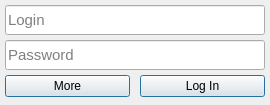
<?xml version="1.0" encoding="UTF-8"?>
<ui version="4.0">
 <class>PasswordManager</class>
 <widget class="QMainWindow" name="PasswordManager">
  <property name="geometry">
   <rect>
    <x>0</x>
    <y>0</y>
    <width>270</width>
    <height>100</height>
   </rect>
  </property>
  <property name="sizePolicy">
   <sizepolicy hsizetype="Preferred" vsizetype="Preferred">
    <horstretch>0</horstretch>
    <verstretch>0</verstretch>
   </sizepolicy>
  </property>
  <property name="minimumSize">
   <size>
    <width>0</width>
    <height>0</height>
   </size>
  </property>
  <property name="maximumSize">
   <size>
    <width>16777215</width>
    <height>16777215</height>
   </size>
  </property>
  <property name="windowTitle">
   <string>Password Manager</string>
  </property>
  <widget class="QWidget" name="centralWidget">
   <property name="styleSheet">
    <string notr="true"/>
   </property>
   <layout class="QHBoxLayout" name="horizontalLayout">
    <property name="spacing">
     <number>0</number>
    </property>
    <property name="sizeConstraint">
     <enum>QLayout::SetNoConstraint</enum>
    </property>
    <property name="leftMargin">
     <number>0</number>
    </property>
    <property name="topMargin">
     <number>0</number>
    </property>
    <property name="rightMargin">
     <number>0</number>
    </property>
    <property name="bottomMargin">
     <number>0</number>
    </property>
    <item>
     <widget class="QStackedWidget" name="mainStackedWidget">
      <property name="styleSheet">
       <string notr="true">QWidget[page=true] { background: grey; }</string>
      </property>
      <property name="currentIndex">
       <number>0</number>
      </property>
      <widget class="QWidget" name="loginPage">
       <property name="baseSize">
        <size>
         <width>270</width>
         <height>100</height>
        </size>
       </property>
       <property name="styleSheet">
        <string notr="true"/>
       </property>
       <property name="page" stdset="0">
        <bool>true</bool>
       </property>
       <widget class="AnimatedQLineEdit" name="loginEdit">
        <property name="geometry">
         <rect>
          <x>5</x>
          <y>5</y>
          <width>260</width>
          <height>30</height>
         </rect>
        </property>
        <property name="sizePolicy">
         <sizepolicy hsizetype="Expanding" vsizetype="Fixed">
          <horstretch>0</horstretch>
          <verstretch>0</verstretch>
         </sizepolicy>
        </property>
        <property name="minimumSize">
         <size>
          <width>260</width>
          <height>0</height>
         </size>
        </property>
        <property name="font">
         <font>
          <pointsize>11</pointsize>
         </font>
        </property>
        <property name="placeholderText">
         <string>Login</string>
        </property>
       </widget>
       <widget class="AnimatedQLineEdit" name="passwordEdit">
        <property name="geometry">
         <rect>
          <x>5</x>
          <y>40</y>
          <width>260</width>
          <height>30</height>
         </rect>
        </property>
        <property name="sizePolicy">
         <sizepolicy hsizetype="Expanding" vsizetype="Fixed">
          <horstretch>0</horstretch>
          <verstretch>0</verstretch>
         </sizepolicy>
        </property>
        <property name="minimumSize">
         <size>
          <width>260</width>
          <height>0</height>
         </size>
        </property>
        <property name="font">
         <font>
          <pointsize>11</pointsize>
         </font>
        </property>
        <property name="inputMethodHints">
         <set>Qt::ImhHiddenText|Qt::ImhNoAutoUppercase|Qt::ImhNoPredictiveText|Qt::ImhSensitiveData</set>
        </property>
        <property name="echoMode">
         <enum>QLineEdit::Password</enum>
        </property>
        <property name="placeholderText">
         <string>Password</string>
        </property>
       </widget>
       <widget class="AnimatedQPushButton" name="moreButton">
        <property name="geometry">
         <rect>
          <x>5</x>
          <y>75</y>
          <width>125</width>
          <height>22</height>
         </rect>
        </property>
        <property name="minimumSize">
         <size>
          <width>0</width>
          <height>0</height>
         </size>
        </property>
        <property name="font">
         <font>
          <pointsize>9</pointsize>
         </font>
        </property>
        <property name="focusPolicy">
         <enum>Qt::StrongFocus</enum>
        </property>
        <property name="text">
         <string>More</string>
        </property>
        <property name="default">
         <bool>true</bool>
        </property>
       </widget>
       <widget class="AnimatedQPushButton" name="loginButton">
        <property name="geometry">
         <rect>
          <x>140</x>
          <y>75</y>
          <width>125</width>
          <height>22</height>
         </rect>
        </property>
        <property name="sizePolicy">
         <sizepolicy hsizetype="Minimum" vsizetype="Fixed">
          <horstretch>0</horstretch>
          <verstretch>0</verstretch>
         </sizepolicy>
        </property>
        <property name="minimumSize">
         <size>
          <width>0</width>
          <height>0</height>
         </size>
        </property>
        <property name="font">
         <font>
          <pointsize>9</pointsize>
         </font>
        </property>
        <property name="focusPolicy">
         <enum>Qt::StrongFocus</enum>
        </property>
        <property name="text">
         <string>Log In</string>
        </property>
        <property name="autoDefault">
         <bool>false</bool>
        </property>
        <property name="default">
         <bool>true</bool>
        </property>
       </widget>
      </widget>
      <widget class="QWidget" name="morePage">
       <property name="minimumSize">
        <size>
         <width>0</width>
         <height>0</height>
        </size>
       </property>
       <property name="maximumSize">
        <size>
         <width>16777215</width>
         <height>16777215</height>
        </size>
       </property>
       <property name="baseSize">
        <size>
         <width>270</width>
         <height>125</height>
        </size>
       </property>
       <property name="styleSheet">
        <string notr="true"/>
       </property>
       <property name="page" stdset="0">
        <bool>true</bool>
       </property>
       <widget class="AnimatedQPushButton" name="registerButton">
        <property name="geometry">
         <rect>
          <x>5</x>
          <y>5</y>
          <width>260</width>
          <height>25</height>
         </rect>
        </property>
        <property name="sizePolicy">
         <sizepolicy hsizetype="Minimum" vsizetype="Fixed">
          <horstretch>0</horstretch>
          <verstretch>0</verstretch>
         </sizepolicy>
        </property>
        <property name="font">
         <font>
          <pointsize>12</pointsize>
         </font>
        </property>
        <property name="focusPolicy">
         <enum>Qt::StrongFocus</enum>
        </property>
        <property name="text">
         <string>Register</string>
        </property>
        <property name="checkable">
         <bool>true</bool>
        </property>
       </widget>
       <widget class="AnimatedQPushButton" name="importButton">
        <property name="geometry">
         <rect>
          <x>5</x>
          <y>65</y>
          <width>260</width>
          <height>25</height>
         </rect>
        </property>
        <property name="sizePolicy">
         <sizepolicy hsizetype="Minimum" vsizetype="Fixed">
          <horstretch>0</horstretch>
          <verstretch>0</verstretch>
         </sizepolicy>
        </property>
        <property name="font">
         <font>
          <pointsize>12</pointsize>
         </font>
        </property>
        <property name="focusPolicy">
         <enum>Qt::StrongFocus</enum>
        </property>
        <property name="text">
         <string>Import</string>
        </property>
       </widget>
       <widget class="AnimatedQPushButton" name="aboutButton">
        <property name="geometry">
         <rect>
          <x>5</x>
          <y>35</y>
          <width>260</width>
          <height>25</height>
         </rect>
        </property>
        <property name="sizePolicy">
         <sizepolicy hsizetype="Minimum" vsizetype="Fixed">
          <horstretch>0</horstretch>
          <verstretch>0</verstretch>
         </sizepolicy>
        </property>
        <property name="font">
         <font>
          <pointsize>12</pointsize>
         </font>
        </property>
        <property name="focusPolicy">
         <enum>Qt::StrongFocus</enum>
        </property>
        <property name="text">
         <string>About</string>
        </property>
       </widget>
       <widget class="AnimatedQPushButton" name="backButton">
        <property name="geometry">
         <rect>
          <x>5</x>
          <y>95</y>
          <width>260</width>
          <height>25</height>
         </rect>
        </property>
        <property name="sizePolicy">
         <sizepolicy hsizetype="Minimum" vsizetype="Fixed">
          <horstretch>0</horstretch>
          <verstretch>0</verstretch>
         </sizepolicy>
        </property>
        <property name="font">
         <font>
          <pointsize>12</pointsize>
         </font>
        </property>
        <property name="focusPolicy">
         <enum>Qt::StrongFocus</enum>
        </property>
        <property name="text">
         <string>Back</string>
        </property>
       </widget>
       <widget class="AnimatedQLineEdit" name="registerLoginEdit">
        <property name="enabled">
         <bool>false</bool>
        </property>
        <property name="geometry">
         <rect>
          <x>5</x>
          <y>140</y>
          <width>260</width>
          <height>30</height>
         </rect>
        </property>
        <property name="font">
         <font>
          <pointsize>11</pointsize>
         </font>
        </property>
        <property name="placeholderText">
         <string>Login</string>
        </property>
       </widget>
       <widget class="AnimatedQLineEdit" name="registerPasswordEdit">
        <property name="enabled">
         <bool>false</bool>
        </property>
        <property name="geometry">
         <rect>
          <x>5</x>
          <y>190</y>
          <width>260</width>
          <height>30</height>
         </rect>
        </property>
        <property name="font">
         <font>
          <pointsize>11</pointsize>
         </font>
        </property>
        <property name="echoMode">
         <enum>QLineEdit::Normal</enum>
        </property>
        <property name="placeholderText">
         <string>Password</string>
        </property>
       </widget>
       <widget class="AnimatedQPushButton" name="createAccountButton">
        <property name="enabled">
         <bool>false</bool>
        </property>
        <property name="geometry">
         <rect>
          <x>5</x>
          <y>225</y>
          <width>260</width>
          <height>25</height>
         </rect>
        </property>
        <property name="font">
         <font>
          <pointsize>12</pointsize>
         </font>
        </property>
        <property name="focusPolicy">
         <enum>Qt::StrongFocus</enum>
        </property>
        <property name="text">
         <string>Create account</string>
        </property>
       </widget>
       <widget class="QLabel" name="loginInfo">
        <property name="geometry">
         <rect>
          <x>5</x>
          <y>123</y>
          <width>237</width>
          <height>14</height>
         </rect>
        </property>
        <property name="font">
         <font>
          <pointsize>8</pointsize>
         </font>
        </property>
        <property name="text">
         <string>At least %1 characters</string>
        </property>
       </widget>
       <widget class="QLabel" name="passwordInfo">
        <property name="geometry">
         <rect>
          <x>5</x>
          <y>173</y>
          <width>237</width>
          <height>14</height>
         </rect>
        </property>
        <property name="font">
         <font>
          <pointsize>8</pointsize>
         </font>
        </property>
        <property name="text">
         <string>At least %1 characters &amp; digit &amp; upper &amp; lower</string>
        </property>
       </widget>
      </widget>
      <widget class="QWidget" name="aboutPage">
       <property name="baseSize">
        <size>
         <width>270</width>
         <height>200</height>
        </size>
       </property>
       <property name="styleSheet">
        <string notr="true"/>
       </property>
       <property name="page" stdset="0">
        <bool>true</bool>
       </property>
       <widget class="AnimatedQPushButton" name="backToMorePageButton">
        <property name="geometry">
         <rect>
          <x>5</x>
          <y>170</y>
          <width>260</width>
          <height>25</height>
         </rect>
        </property>
        <property name="font">
         <font>
          <pointsize>12</pointsize>
         </font>
        </property>
        <property name="text">
         <string>Back</string>
        </property>
       </widget>
       <widget class="QLabel" name="titleInfo">
        <property name="geometry">
         <rect>
          <x>5</x>
          <y>5</y>
          <width>138</width>
          <height>18</height>
         </rect>
        </property>
        <property name="font">
         <font>
          <pointsize>11</pointsize>
          <weight>75</weight>
          <bold>true</bold>
         </font>
        </property>
        <property name="text">
         <string>PasswordManager</string>
        </property>
       </widget>
       <widget class="QLabel" name="versionInfo">
        <property name="geometry">
         <rect>
          <x>5</x>
          <y>30</y>
          <width>80</width>
          <height>18</height>
         </rect>
        </property>
        <property name="font">
         <font>
          <pointsize>11</pointsize>
         </font>
        </property>
        <property name="text">
         <string>Version: %1</string>
        </property>
       </widget>
       <widget class="QLabel" name="releaseDateInfo">
        <property name="geometry">
         <rect>
          <x>5</x>
          <y>55</y>
          <width>117</width>
          <height>18</height>
         </rect>
        </property>
        <property name="font">
         <font>
          <pointsize>11</pointsize>
         </font>
        </property>
        <property name="text">
         <string>Release date: %1</string>
        </property>
       </widget>
       <widget class="QLabel" name="authorInfo">
        <property name="geometry">
         <rect>
          <x>5</x>
          <y>80</y>
          <width>76</width>
          <height>18</height>
         </rect>
        </property>
        <property name="font">
         <font>
          <pointsize>11</pointsize>
         </font>
        </property>
        <property name="text">
         <string>Author: %1</string>
        </property>
       </widget>
       <widget class="QLabel" name="aboutInfo">
        <property name="geometry">
         <rect>
          <x>5</x>
          <y>105</y>
          <width>277</width>
          <height>54</height>
         </rect>
        </property>
        <property name="font">
         <font>
          <pointsize>11</pointsize>
         </font>
        </property>
        <property name="text">
         <string>&lt;html&gt;&lt;head/&gt;&lt;body&gt;&lt;p&gt;This application &lt;span style=&quot; font-weight:600;&quot;&gt;encrypts&lt;/span&gt; and &lt;span style=&quot; font-weight:600;&quot;&gt;hash&lt;/span&gt;&lt;br/&gt;your passwords, so you don't have&lt;br/&gt;to worry about being safe.&lt;/p&gt;&lt;/body&gt;&lt;/html&gt;</string>
        </property>
       </widget>
      </widget>
      <widget class="QWidget" name="mainPage">
       <property name="enabled">
        <bool>true</bool>
       </property>
       <property name="minimumSize">
        <size>
         <width>0</width>
         <height>0</height>
        </size>
       </property>
       <property name="baseSize">
        <size>
         <width>360</width>
         <height>250</height>
        </size>
       </property>
       <property name="page" stdset="0">
        <bool>true</bool>
       </property>
       <layout class="QVBoxLayout" name="verticalLayout">
        <property name="spacing">
         <number>0</number>
        </property>
        <property name="sizeConstraint">
         <enum>QLayout::SetNoConstraint</enum>
        </property>
        <property name="leftMargin">
         <number>0</number>
        </property>
        <property name="topMargin">
         <number>0</number>
        </property>
        <property name="rightMargin">
         <number>0</number>
        </property>
        <property name="bottomMargin">
         <number>0</number>
        </property>
        <item>
         <widget class="QWidget" name="menuFrame" native="true">
          <property name="sizePolicy">
           <sizepolicy hsizetype="Preferred" vsizetype="Preferred">
            <horstretch>0</horstretch>
            <verstretch>0</verstretch>
           </sizepolicy>
          </property>
          <property name="minimumSize">
           <size>
            <width>0</width>
            <height>35</height>
           </size>
          </property>
          <property name="maximumSize">
           <size>
            <width>16777215</width>
            <height>16777215</height>
           </size>
          </property>
          <property name="sizeIncrement">
           <size>
            <width>0</width>
            <height>0</height>
           </size>
          </property>
          <property name="baseSize">
           <size>
            <width>0</width>
            <height>0</height>
           </size>
          </property>
          <property name="font">
           <font>
            <pointsize>4</pointsize>
           </font>
          </property>
          <property name="styleSheet">
           <string notr="true">QWidget#menuFrame {background-color: rgba(0, 0, 0, 10) ;border-bottom: 1px solid black; }</string>
          </property>
          <layout class="QHBoxLayout" name="horizontalLayout_2">
           <property name="spacing">
            <number>5</number>
           </property>
           <property name="leftMargin">
            <number>5</number>
           </property>
           <property name="topMargin">
            <number>5</number>
           </property>
           <property name="rightMargin">
            <number>5</number>
           </property>
           <property name="bottomMargin">
            <number>5</number>
           </property>
           <item>
            <widget class="AnimatedQPushButton" name="logoutButton">
             <property name="sizePolicy">
              <sizepolicy hsizetype="Fixed" vsizetype="Fixed">
               <horstretch>0</horstretch>
               <verstretch>0</verstretch>
              </sizepolicy>
             </property>
             <property name="minimumSize">
              <size>
               <width>65</width>
               <height>25</height>
              </size>
             </property>
             <property name="font">
              <font>
               <pointsize>11</pointsize>
              </font>
             </property>
             <property name="text">
              <string>Log out</string>
             </property>
            </widget>
           </item>
           <item>
            <widget class="AnimatedQPushButton" name="extrasButton">
             <property name="sizePolicy">
              <sizepolicy hsizetype="Fixed" vsizetype="Fixed">
               <horstretch>0</horstretch>
               <verstretch>0</verstretch>
              </sizepolicy>
             </property>
             <property name="minimumSize">
              <size>
               <width>65</width>
               <height>25</height>
              </size>
             </property>
             <property name="font">
              <font>
               <pointsize>11</pointsize>
              </font>
             </property>
             <property name="text">
              <string>Extras</string>
             </property>
            </widget>
           </item>
           <item>
            <widget class="AnimatedQPushButton" name="addButton">
             <property name="sizePolicy">
              <sizepolicy hsizetype="Fixed" vsizetype="Fixed">
               <horstretch>0</horstretch>
               <verstretch>0</verstretch>
              </sizepolicy>
             </property>
             <property name="minimumSize">
              <size>
               <width>65</width>
               <height>25</height>
              </size>
             </property>
             <property name="font">
              <font>
               <pointsize>11</pointsize>
              </font>
             </property>
             <property name="text">
              <string>Add</string>
             </property>
            </widget>
           </item>
           <item>
            <widget class="AnimatedQLineEdit" name="searchEdit">
             <property name="minimumSize">
              <size>
               <width>0</width>
               <height>25</height>
              </size>
             </property>
             <property name="font">
              <font>
               <pointsize>12</pointsize>
              </font>
             </property>
             <property name="styleSheet">
              <string notr="true"/>
             </property>
             <property name="placeholderText">
              <string>Search</string>
             </property>
            </widget>
           </item>
          </layout>
         </widget>
        </item>
        <item>
         <widget class="QScrollArea" name="scrollArea">
          <property name="focusPolicy">
           <enum>Qt::StrongFocus</enum>
          </property>
          <property name="styleSheet">
           <string notr="true">QScrollArea { background: transparent; border: 0px; }
QScrollArea &gt; QWidget &gt; QWidget { background: transparent;}

QScrollBar:vertical {
    background: transparent;
    subcontrol-position: left;
	subcontrol-origin: margin;
	min-width: 14px;
	max-width: 14px;
	margin-left: 4px;
}

QScrollBar::handle:vertical {
background: qlineargradient(x1:0, y1:0, x2:1, y2:1, stop:0 #9e9c9c, stop:1 #8c8686);
	border-radius: 5px; 
}

QScrollBar::add-line:vertical {
    border: 0px solid transparent;
    background: transparent;
    height: 0px;
    subcontrol-position: center;
    subcontrol-origin: border;
}

QScrollBar::sub-line:vertical {
    border: 0px solid transparent;
    background: transparent;
    height: 0px;
    subcontrol-position: center;
    subcontrol-origin: border;
}

QScrollBar:up-arrow:vertical, QScrollBar::down-arrow:vertical {
    border: 0px solid transparent;
    width: 0px;
    height: 0px;
    background: none;
}

QScrollBar::add-page:vertical, QScrollBar::sub-page:vertical {
    background: none;
}</string>
          </property>
          <property name="lineWidth">
           <number>0</number>
          </property>
          <property name="verticalScrollBarPolicy">
           <enum>Qt::ScrollBarAsNeeded</enum>
          </property>
          <property name="horizontalScrollBarPolicy">
           <enum>Qt::ScrollBarAlwaysOff</enum>
          </property>
          <property name="widgetResizable">
           <bool>true</bool>
          </property>
          <widget class="QWidget" name="scrollAreaWidgetContents">
           <property name="geometry">
            <rect>
             <x>0</x>
             <y>0</y>
             <width>270</width>
             <height>68</height>
            </rect>
           </property>
          </widget>
         </widget>
        </item>
       </layout>
      </widget>
      <widget class="QWidget" name="addPage">
       <property name="baseSize">
        <size>
         <width>270</width>
         <height>145</height>
        </size>
       </property>
       <property name="page" stdset="0">
        <bool>true</bool>
       </property>
       <widget class="AnimatedQPushButton" name="backToUserPageButton">
        <property name="geometry">
         <rect>
          <x>5</x>
          <y>110</y>
          <width>125</width>
          <height>30</height>
         </rect>
        </property>
        <property name="font">
         <font>
          <pointsize>12</pointsize>
         </font>
        </property>
        <property name="text">
         <string>Cancel</string>
        </property>
       </widget>
       <widget class="AnimatedQPushButton" name="addAccountButton">
        <property name="geometry">
         <rect>
          <x>140</x>
          <y>110</y>
          <width>125</width>
          <height>30</height>
         </rect>
        </property>
        <property name="font">
         <font>
          <pointsize>12</pointsize>
         </font>
        </property>
        <property name="text">
         <string>Add</string>
        </property>
       </widget>
       <widget class="AnimatedQLineEdit" name="forLineEdit">
        <property name="geometry">
         <rect>
          <x>5</x>
          <y>5</y>
          <width>260</width>
          <height>30</height>
         </rect>
        </property>
        <property name="font">
         <font>
          <pointsize>12</pointsize>
         </font>
        </property>
        <property name="placeholderText">
         <string>For</string>
        </property>
       </widget>
       <widget class="AnimatedQLineEdit" name="loginLineEdit">
        <property name="geometry">
         <rect>
          <x>5</x>
          <y>40</y>
          <width>260</width>
          <height>30</height>
         </rect>
        </property>
        <property name="font">
         <font>
          <pointsize>12</pointsize>
         </font>
        </property>
        <property name="placeholderText">
         <string>Login</string>
        </property>
       </widget>
       <widget class="AnimatedQLineEdit" name="passwordLineEdit">
        <property name="geometry">
         <rect>
          <x>5</x>
          <y>75</y>
          <width>260</width>
          <height>30</height>
         </rect>
        </property>
        <property name="font">
         <font>
          <pointsize>12</pointsize>
         </font>
        </property>
        <property name="placeholderText">
         <string>Password</string>
        </property>
       </widget>
      </widget>
      <widget class="QWidget" name="extrasPage">
       <property name="baseSize">
        <size>
         <width>270</width>
         <height>95</height>
        </size>
       </property>
       <property name="page" stdset="0">
        <bool>true</bool>
       </property>
       <widget class="AnimatedQPushButton" name="exportButton">
        <property name="geometry">
         <rect>
          <x>5</x>
          <y>5</y>
          <width>260</width>
          <height>25</height>
         </rect>
        </property>
        <property name="sizePolicy">
         <sizepolicy hsizetype="Minimum" vsizetype="Fixed">
          <horstretch>0</horstretch>
          <verstretch>0</verstretch>
         </sizepolicy>
        </property>
        <property name="font">
         <font>
          <pointsize>12</pointsize>
         </font>
        </property>
        <property name="focusPolicy">
         <enum>Qt::StrongFocus</enum>
        </property>
        <property name="text">
         <string>Export</string>
        </property>
       </widget>
       <widget class="AnimatedQPushButton" name="backFromExtrasButton">
        <property name="geometry">
         <rect>
          <x>5</x>
          <y>65</y>
          <width>260</width>
          <height>25</height>
         </rect>
        </property>
        <property name="sizePolicy">
         <sizepolicy hsizetype="Minimum" vsizetype="Fixed">
          <horstretch>0</horstretch>
          <verstretch>0</verstretch>
         </sizepolicy>
        </property>
        <property name="font">
         <font>
          <pointsize>12</pointsize>
         </font>
        </property>
        <property name="focusPolicy">
         <enum>Qt::StrongFocus</enum>
        </property>
        <property name="text">
         <string>Back</string>
        </property>
        <property name="checkable">
         <bool>false</bool>
        </property>
       </widget>
       <widget class="AnimatedQPushButton" name="deleteAccountButton">
        <property name="geometry">
         <rect>
          <x>5</x>
          <y>35</y>
          <width>260</width>
          <height>25</height>
         </rect>
        </property>
        <property name="sizePolicy">
         <sizepolicy hsizetype="Minimum" vsizetype="Fixed">
          <horstretch>0</horstretch>
          <verstretch>0</verstretch>
         </sizepolicy>
        </property>
        <property name="font">
         <font>
          <pointsize>12</pointsize>
         </font>
        </property>
        <property name="focusPolicy">
         <enum>Qt::StrongFocus</enum>
        </property>
        <property name="text">
         <string>Delete Account</string>
        </property>
       </widget>
      </widget>
     </widget>
    </item>
   </layout>
  </widget>
 </widget>
 <layoutdefault spacing="6" margin="11"/>
 <customwidgets>
  <customwidget>
   <class>AnimatedQPushButton</class>
   <extends>QPushButton</extends>
   <header>animatedqpushbutton.h</header>
  </customwidget>
  <customwidget>
   <class>AnimatedQLineEdit</class>
   <extends>QLineEdit</extends>
   <header>animatedqlineedit.h</header>
  </customwidget>
 </customwidgets>
 <tabstops>
  <tabstop>loginEdit</tabstop>
  <tabstop>passwordEdit</tabstop>
  <tabstop>moreButton</tabstop>
  <tabstop>loginButton</tabstop>
  <tabstop>registerButton</tabstop>
  <tabstop>aboutButton</tabstop>
  <tabstop>importButton</tabstop>
  <tabstop>backButton</tabstop>
  <tabstop>logoutButton</tabstop>
  <tabstop>extrasButton</tabstop>
  <tabstop>addButton</tabstop>
  <tabstop>searchEdit</tabstop>
  <tabstop>forLineEdit</tabstop>
  <tabstop>loginLineEdit</tabstop>
  <tabstop>passwordLineEdit</tabstop>
  <tabstop>backToUserPageButton</tabstop>
  <tabstop>addAccountButton</tabstop>
  <tabstop>exportButton</tabstop>
  <tabstop>deleteAccountButton</tabstop>
  <tabstop>backFromExtrasButton</tabstop>
  <tabstop>registerLoginEdit</tabstop>
  <tabstop>registerPasswordEdit</tabstop>
  <tabstop>createAccountButton</tabstop>
  <tabstop>scrollArea</tabstop>
  <tabstop>backToMorePageButton</tabstop>
 </tabstops>
 <resources/>
 <connections/>
</ui>
